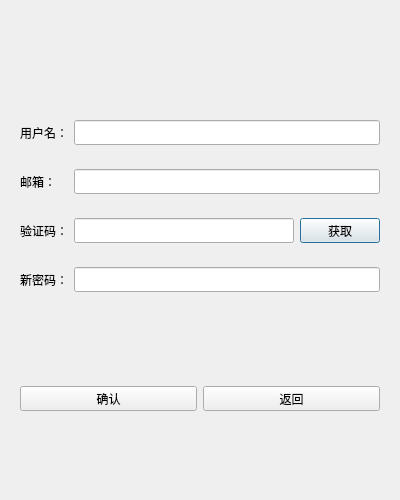
<?xml version="1.0" encoding="UTF-8"?>
<ui version="4.0">
 <class>ResetDialog</class>
 <widget class="QDialog" name="ResetDialog">
  <property name="geometry">
   <rect>
    <x>0</x>
    <y>0</y>
    <width>400</width>
    <height>500</height>
   </rect>
  </property>
  <property name="windowTitle">
   <string>Dialog</string>
  </property>
  <layout class="QVBoxLayout" name="verticalLayout">
   <item>
    <spacer name="verticalSpacer">
     <property name="orientation">
      <enum>Qt::Vertical</enum>
     </property>
     <property name="sizeHint" stdset="0">
      <size>
       <width>20</width>
       <height>40</height>
      </size>
     </property>
    </spacer>
   </item>
   <item>
    <widget class="QLabel" name="err_tip">
     <property name="minimumSize">
      <size>
       <width>0</width>
       <height>25</height>
      </size>
     </property>
     <property name="maximumSize">
      <size>
       <width>16777215</width>
       <height>25</height>
      </size>
     </property>
     <property name="text">
      <string/>
     </property>
     <property name="alignment">
      <set>Qt::AlignCenter</set>
     </property>
    </widget>
   </item>
   <item>
    <widget class="QWidget" name="widget" native="true">
     <layout class="QHBoxLayout" name="horizontalLayout">
      <item>
       <widget class="QLabel" name="user_lb">
        <property name="minimumSize">
         <size>
          <width>0</width>
          <height>25</height>
         </size>
        </property>
        <property name="maximumSize">
         <size>
          <width>16777215</width>
          <height>25</height>
         </size>
        </property>
        <property name="text">
         <string>用户名：</string>
        </property>
       </widget>
      </item>
      <item>
       <widget class="QLineEdit" name="user_edit">
        <property name="minimumSize">
         <size>
          <width>0</width>
          <height>25</height>
         </size>
        </property>
        <property name="maximumSize">
         <size>
          <width>16777215</width>
          <height>25</height>
         </size>
        </property>
       </widget>
      </item>
     </layout>
    </widget>
   </item>
   <item>
    <widget class="QWidget" name="widget_2" native="true">
     <layout class="QHBoxLayout" name="horizontalLayout_2">
      <item>
       <widget class="QLabel" name="email_lb">
        <property name="minimumSize">
         <size>
          <width>48</width>
          <height>25</height>
         </size>
        </property>
        <property name="maximumSize">
         <size>
          <width>48</width>
          <height>25</height>
         </size>
        </property>
        <property name="text">
         <string>邮箱：</string>
        </property>
       </widget>
      </item>
      <item>
       <widget class="QLineEdit" name="email_edit">
        <property name="minimumSize">
         <size>
          <width>0</width>
          <height>25</height>
         </size>
        </property>
        <property name="maximumSize">
         <size>
          <width>16777215</width>
          <height>25</height>
         </size>
        </property>
       </widget>
      </item>
     </layout>
    </widget>
   </item>
   <item>
    <widget class="QWidget" name="widget_3" native="true">
     <layout class="QHBoxLayout" name="horizontalLayout_3">
      <item>
       <widget class="QLabel" name="varify_lb">
        <property name="minimumSize">
         <size>
          <width>0</width>
          <height>25</height>
         </size>
        </property>
        <property name="maximumSize">
         <size>
          <width>16777215</width>
          <height>25</height>
         </size>
        </property>
        <property name="text">
         <string>验证码：</string>
        </property>
       </widget>
      </item>
      <item>
       <widget class="QLineEdit" name="varify_edit">
        <property name="minimumSize">
         <size>
          <width>0</width>
          <height>25</height>
         </size>
        </property>
        <property name="maximumSize">
         <size>
          <width>16777215</width>
          <height>25</height>
         </size>
        </property>
       </widget>
      </item>
      <item>
       <widget class="TimerBtn" name="varify_btn">
        <property name="minimumSize">
         <size>
          <width>0</width>
          <height>25</height>
         </size>
        </property>
        <property name="maximumSize">
         <size>
          <width>16777215</width>
          <height>25</height>
         </size>
        </property>
        <property name="text">
         <string>获取</string>
        </property>
       </widget>
      </item>
     </layout>
    </widget>
   </item>
   <item>
    <widget class="QWidget" name="widget_4" native="true">
     <layout class="QHBoxLayout" name="horizontalLayout_4">
      <item>
       <widget class="QLabel" name="pwd_lb">
        <property name="minimumSize">
         <size>
          <width>0</width>
          <height>25</height>
         </size>
        </property>
        <property name="maximumSize">
         <size>
          <width>16777215</width>
          <height>25</height>
         </size>
        </property>
        <property name="text">
         <string>新密码：</string>
        </property>
       </widget>
      </item>
      <item>
       <widget class="QLineEdit" name="pwd_edit">
        <property name="minimumSize">
         <size>
          <width>0</width>
          <height>25</height>
         </size>
        </property>
        <property name="maximumSize">
         <size>
          <width>16777215</width>
          <height>25</height>
         </size>
        </property>
       </widget>
      </item>
     </layout>
    </widget>
   </item>
   <item>
    <spacer name="verticalSpacer_2">
     <property name="orientation">
      <enum>Qt::Vertical</enum>
     </property>
     <property name="sizeHint" stdset="0">
      <size>
       <width>20</width>
       <height>40</height>
      </size>
     </property>
    </spacer>
   </item>
   <item>
    <widget class="QWidget" name="widget_5" native="true">
     <layout class="QHBoxLayout" name="horizontalLayout_5">
      <item>
       <widget class="QPushButton" name="sure_btn">
        <property name="minimumSize">
         <size>
          <width>0</width>
          <height>25</height>
         </size>
        </property>
        <property name="maximumSize">
         <size>
          <width>16777215</width>
          <height>25</height>
         </size>
        </property>
        <property name="text">
         <string>确认</string>
        </property>
       </widget>
      </item>
      <item>
       <widget class="QPushButton" name="return_btn">
        <property name="minimumSize">
         <size>
          <width>0</width>
          <height>25</height>
         </size>
        </property>
        <property name="maximumSize">
         <size>
          <width>16777215</width>
          <height>25</height>
         </size>
        </property>
        <property name="text">
         <string>返回</string>
        </property>
       </widget>
      </item>
     </layout>
    </widget>
   </item>
   <item>
    <spacer name="verticalSpacer_3">
     <property name="orientation">
      <enum>Qt::Vertical</enum>
     </property>
     <property name="sizeHint" stdset="0">
      <size>
       <width>20</width>
       <height>40</height>
      </size>
     </property>
    </spacer>
   </item>
  </layout>
 </widget>
 <customwidgets>
  <customwidget>
   <class>TimerBtn</class>
   <extends>QPushButton</extends>
   <header>timerbtn.h</header>
  </customwidget>
 </customwidgets>
 <resources/>
 <connections/>
</ui>
